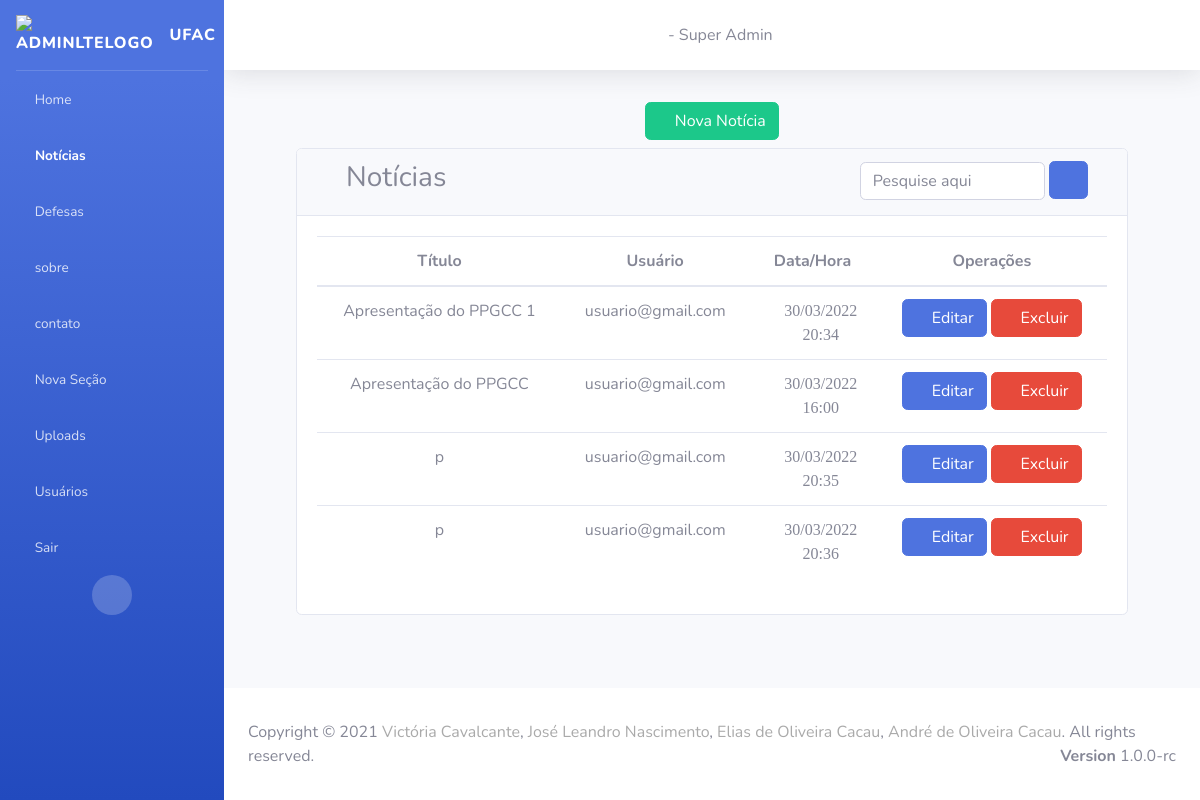
Screenshot of /noticias/ with the database file from the repository.
### secao/models.py (models this page shows)
class Secao(models.Model):
    titulo = models.CharField(
        max_length= 200,
        null = False,
        blank = False
    )
    icon = models.CharField(
        max_length= 100,
        null = False,
        blank = False
    )
    usuario = models.OneToOneField(
        Usuario,
        on_delete=models.SET_NULL,
        null = True
    )
    ordem = models.IntegerField()
    ativada = models.BooleanField(
        default=True,
    )
    data_criacao = models.DateTimeField(auto_now=True)
    usuarios = models.ManyToManyField(Usuario,related_name="+")

### noticias/models.py (models this page shows)
class Noticia(models.Model):
    titulo = models.CharField(
        max_length = 100,
        null = False,
        blank = False
    )
    previa = models.TextField(
        null=False,
        blank = False
    )
    img = models.ForeignKey(
        Arquivo,
        null=True,
        blank=False,
        on_delete=models.SET_NULL,
        unique=False
    )
    conteudo = models.TextField(
        null = False,
        blank = False
    )
    usuario = models.ForeignKey(
        Usuario,
        unique=False,
        on_delete=models.SET_NULL,
        null=True,
        blank = False
    )
    data_publicacao = models.DateTimeField(
        auto_now = True
    )

### usuario/models.py (models this page shows)
class Usuario(models.Model):
    usuario = models.CharField(
        max_length = 100,
        null = False,
        blank = False
    )
    senha = models.CharField(
        max_length = 10,
        null = False,
        blank = False
    )
    permissao = models.IntegerField(
        null = False,
        blank = False
    )
    ativado = models.BooleanField(
        null = False,
        blank = False,
        default = True
    )
    data_cadastro = models.DateField(
        auto_now = True
    )

### noticias/views.py (the view)
# urls.py: path('', include('noticias.urls')),
def noticias(request):
    secoes = Secao.objects.all().order_by('ordem')
    noticias = Noticia.objects.all()
    subsecoes = Subsecao.objects.all().order_by('ordem')
    try:
        usuario_logado = Usuario.objects.get(
            id=request.session.get('id_usuario'))
    except:
        usuario_logado = None
    return render(request, "noticias/index.html", {"noticias": noticias, "secoes": secoes, 'usuario_logado': usuario_logado,'subsecoes':subsecoes})

### noticias/templates/noticias/index.html (shortened to what this page needs)
{% extends "base.html" %} {% block menu-noticia %}
<li class="nav-item active">
    <a class="nav-link" href="/noticias/">
        <i class="fas fa-newspaper"></i>
        <span translate="no">Notícias</span>
    </a>
</li>
{% endblock %} {% block conteudo %}
<div class="content-wrapper">
    <div class="content-header">
        <div class="container-fluid">
            <div class="row mb-2">
                <div class="text-center w-100">
                    <a class="btn btn-success mt-2" href="/add_noticia/">
                        <i class="fas fa-plus"></i> Nova Notícia
                    </a>
                </div>
            </div>
        </div>
        <section class="content">
            <div class="container">
                <div class="card">
                    <div class="card-header">
                        <div class="row">
                            <div class="col-8">
                                <h3><i class="nav-icon fas fa-newspaper"></i> Notícias</h3>
                            </div>
                            <div class="col-4">
                                <form action="/buscar_noticia/" method="post">
                                    <input type="text" class="form-control inputValor w-75" style="display:inline;" name="valor_pesquisa" placeholder="Pesquise aqui">
                                    <button class="btn btn-primary mb-1" style="display:inline;">
                                        <i class="fas fa-search"></i>
                                    </button>
                                </form>
                            </div>
                        </div>
                    </div>
                    <div class="card-body">
                        <div>
                            <table class="table">
                                <thead>
                                    <tr>
                                        <th class="text-center">Título</th>
                                        <th class="text-center">Usuário</th>
                                        <th class="text-center">Data/Hora</th>
                                        <th class="text-center">Operações</th>
                                    </tr>
                                </thead>
                                <tbody id="myTable">
                                    {% for noticia in noticias %}
                                    <tr>
                                        <td class="text-center">
                                            {{ noticia.titulo }}
                                        </td>
                                        <td class="text-center">
                                            {{noticia.usuario.usuario}}
                                        </td>
                                        <td class="text-center">
                                            <i class="far fa-calendar-alt" translate="no"> {{ noticia.data_publicacao|date:'d/m/Y' }} </i>
                                            <br>
                                            <i class="far fa-clock" translate="no"> {{ noticia.data_publicacao|date:'H:i' }} </i>
                                        </td>
                                        <td class="text-center">
                                            <form action="/editar_noticia/" style="display:inline;" method="POST">
                                                <button class="btn btn-primary">
                                                        <i class="fas fa-edit"></i>
                                                        Editar
                                                    </button>
                                            </form>
                                            <button type="button" class="btn btn-danger" data-toggle="modal" data-target="#modalDelete{{ noticia.id }}">
                                                    <i class="nav-icon fas fa-trash"></i>
                                                    Excluir
                                                </button>
                                        </td>
                                    </tr>
                                    {% endfor %}
                                </tbody>
                            </table>
                        </div>
                    </div>
                </div>
            </div>
        </section>
    </div>
</div>
{% endblock %}

### home/templates/base.html (shortened to what this page needs)
{% load static %} {% load auxiliares %}
<!DOCTYPE html>
<html lang="pt-BR">
<head>
    <link href="{% static 'vendor/fontawesome-free/css/all.min.css' %}" rel="stylesheet" type="text/css">
    <link href="{% static 'css/sb-admin-2.min.css' %}" rel="stylesheet">
    <link rel="stylesheet" href="{% static 'css/style-admin.css' %}">
    <link rel="stylesheet" href="{% static 'css/style-home.css' %}">
    <link rel="stylesheet" href="{% static 'css/style-contrele-permicoes.css' %}">
</head>
<body id="page-top">
    <div id="wrapper">
        <ul class="navbar-nav bg-gradient-primary sidebar sidebar-dark accordion" id="accordionSidebar">
            <a class="sidebar-brand d-flex align-items-center justify-content-flex-start" href="/">
                <div class="sidebar-brand-icon">
                    <img class="animation__shake" src="{% static '/img/ufac-logo.png' %}" alt="AdminLTELogo" height="auto" width="45">
                </div>
                <div class="sidebar-brand-text mx-3">UFAC</div>
            </a>
            <hr class="sidebar-divider my-0"> {% block menu-home %}
            <li class="nav-item">
                <a href="/home/" class="nav-link">
                    <i class="fas fa-home"></i>
                    <span translate="no">Home</span>
                </a>
            </li>
            {% endblock %} {% block menu-noticia %}{% endblock %} {% block menu-defesa %}
            <li class="nav-item">
                <a href="/defesa/" class="nav-link">
                    <i class="fas fa-user-graduate"></i>
                    <span translate="no">Defesas</span>
                </a>
            </li>
            {% endblock %} {% for secao in secoes %}
            <li class="nav-item">
                <a class="nav-link collapsed" href="#" data-toggle="collapse" data-target="#collapse{{secao.id}}" aria-expanded="true" aria-controls="collapseTwo">
                    <i class="{{ secao.icon }}"></i>
                    <span>{{secao.titulo}}</span>
                </a>
            </li>
            {% endfor %} {% block menu-secao-add %}
            <li class="nav-item">
                <a href="/addSecao/" class="nav-link">
                    <i class="fas fa-plus-circle"></i>
                    <span translate="no">Nova Seção</span>
                </a>
            </li>
            {% endblock %} {% block menu-upload %}
            <li class="nav-item">
                <a href="/upload" class="nav-link">
                    <i class="fas fa-upload"></i>
                    <span translate="no">Uploads</span>
                </a>
            </li>
            {% endblock %} {% block menu-usuario %}
            <li class="nav-item">
                <a href="/usuario/" class="nav-link">
                    <i class="fas fa-user-cog"></i>
                    <span translate="no">Usuários</span>
                </a>
            </li>
            {% endblock %}
            <li class="nav-item">
                <a href="/logout/" class="nav-link">
                    <i class="fas fa-reply"></i>
                    <span translate="no">Sair</span>
                </a>
            </li>
            <div class="text-center d-none d-md-inline">
                <button class="rounded-circle border-0" id="sidebarToggle"></button>
            </div>
        </ul>
        <div id="content-wrapper" class="d-flex flex-column">
            <div id="content">
                <nav class="navbar navbar-expand navbar-light bg-white topbar mb-4 static-top shadow">
                    <div class="text-center w-100">
                        <i class="fas fa-user-circle"></i> {{usuario_logado.usuario }} - Super Admin
                    </div>
                </nav>
                <div class="container-fluid">
                    <div class="container">
                         {% block conteudo %} {% endblock %}
                    </div>
                </div>
            </div>
            <footer class="sticky-footer bg-white">
                <div class="container">
                    Copyright &copy; 2021 <a href="https://github.com/VictoriaCavalcante" target="_blank" style="color: #aaa">Victória Cavalcante</a>,
                    <a href="https://github.com/JoseLeandroNascimento" target="_blank" style="color: #aaa">José Leandro
                        Nascimento</a>,
                    <a href="https://github.com/EliasCacau" target="_blank" style="color: #aaa">Elias de Oliveira
                        Cacau</a>,
                    <a href="https://github.com/AndreCacau" target="_blank" style="color: #aaa">André de Oliveira
                        Cacau</a>. All rights reserved.
                    <div class="float-right d-none d-sm-inline-block">
                        <b>Version</b> 1.0.0-rc
                    </div>
                </div>
            </footer>
        </div>
    </div>
</body>
</html>

### rows the page displays
Secao: titulo "sobre"
Secao: titulo "contato"
Noticia: titulo "Apresentação do PPGCC 1", usuario.usuario "usuario@gmail.com", data_publicacao "30/03/2022", data_publicacao "20:34"
Noticia: titulo "Apresentação do PPGCC", usuario.usuario "usuario@gmail.com", data_publicacao "30/03/2022", data_publicacao "16:00"
Noticia: titulo "p", usuario.usuario "usuario@gmail.com", data_publicacao "30/03/2022", data_publicacao "20:35"
Noticia: titulo "p", usuario.usuario "usuario@gmail.com", data_publicacao "30/03/2022", data_publicacao "20:36"
